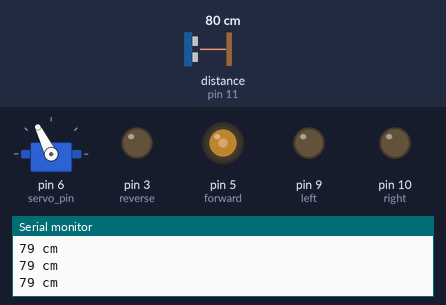
Bench run of a sketch on a simulated Arduino Uno, built with avr-gcc and run on an emulated ATmega328P. Parts: servo, output pins drawn as LEDs (lit = HIGH), the last lines printed to the serial monitor. Wiring (inferred from the names in the program): ultrasonic range finder: trigger pin 12; echo pin 11. The test bench sets the inputs (shaded band); at power-on: distance to the obstacle (sensor on pin 11) 80 cm. The echo pulse lasts 58.3 µs per cm; pins used as bus, display or sensor lines are not drawn.

Above: at 1.2 s.
1.3 s: distance to the obstacle (sensor on pin 11) set to 44 cm
4.3 s: distance to the obstacle (sensor on pin 11) set to 38 cm
At 5.3 s:
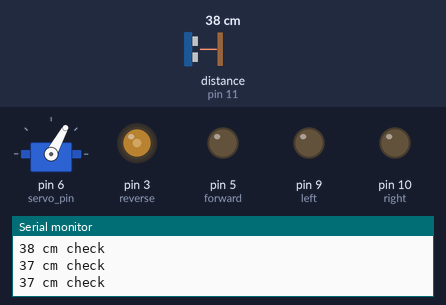
7.3 s: distance to the obstacle (sensor on pin 11) set to 120 cm
At 9.09 s:
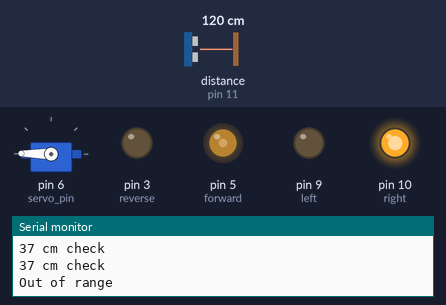
10.3 s: distance to the obstacle (sensor on pin 11) set to 4 cm
At 11.8 s:
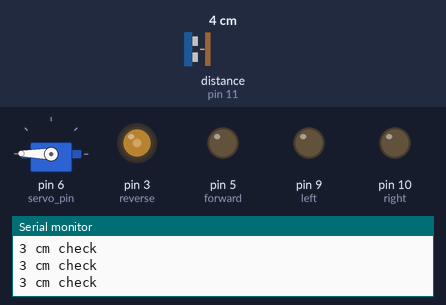
Timing chart, 0 to 14.3 s (numbered marks = the images above; inputs shaded):
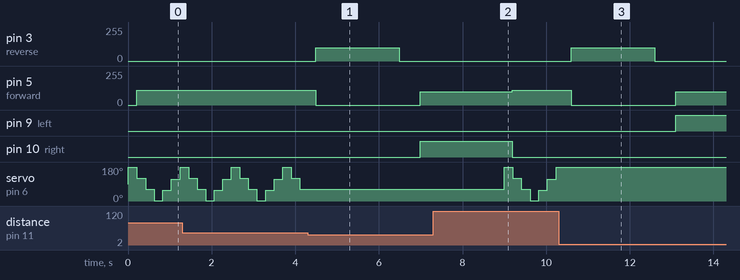

Measured:
- the behaviour switches between 41 and 40 cm on distance to the obstacle (sensor on pin 11) (found by bisection; images 0 and 1)
- after the input at 4.3 s, pin 3 (reverse): 0/255 → 100/255 after 0.19 s, → 0/255 2.0 s later; pin 5 (forward): 110/255 → 0/255 after 0.19 s, → 100/255 2.5 s later; pin 10 (right): LOW → HIGH after 2.7 s; servo on pin 6 (servo_pin): stops changing and stays 61°
- after the input at 7.3 s, pin 3 (reverse): stays 0/255 (without the input it goes to 100/255 after 1.9 s); pin 5 (forward): 100/255 → 110/255 after 1.9 s; servo on pin 6 (servo_pin): 61° → 179° after 1.7 s, → 120° 0.21 s later, → 61° 0.21 s later, → 2° 0.21 s later, … (7 changes in this stretch)
- after the input at 10.3 s, pin 3 (reverse): 0/255 → 100/255 after 0.30 s, → 0/255 2.0 s later; pin 5 (forward): 110/255 → 0/255 after 0.30 s, → 100/255 2.5 s later; pin 9 (left): LOW → HIGH after 2.8 s; servo on pin 6 (servo_pin): stops changing and stays 179°
- by itself, servo on pin 6 (servo_pin): repeats every 1.2 s: 61° 0.20 s, 2° 0.20 s, 57° 0.20 s, 116° 0.20 s, 179° 0.20 s, 120° 0.20 s

The sketch:

autopilot.ino
```cpp
// last modified 10/28/12
//

#include <Servo.h>
#define trigPin 12
#define echoPin 11
#define locations 3
#define forward 5
#define reverse 3
#define left 9
#define right 10
#define servo_pin 6

// globals
int j[10];
int Ave, val;
Servo myservo;  // create servo object to control a servo

void setup() {
  Serial.begin (9600);
  pinMode(trigPin, OUTPUT);
  pinMode(forward, OUTPUT);
  pinMode(reverse, OUTPUT);
  pinMode(left, OUTPUT);
  pinMode(right, OUTPUT);
  pinMode(echoPin, INPUT);
  myservo.attach(servo_pin);
  digitalWrite(trigPin, HIGH);
}

void loop() {
   cruise();
   // if (distance< 20){
   check();
   delay(100);
   if (Ave < 40 && Ave > 2){
     turn();
   }
}

int cruise() {
  int duration, distance;
  while(1){
    for(int x=0; x< locations*2; x++){
      digitalWrite(trigPin, HIGH);
      delayMicroseconds(1000);
      digitalWrite(trigPin, LOW);
      duration = pulseIn(echoPin, HIGH, 6000);
      distance = (duration/2) / 29.1;
      if (distance >= 100 || distance <= 0){
        Serial.println("Out of range");
        distance = 100;
      } else {
        Serial.print(distance);
        Serial.println(" cm");
      }
      if( distance < 40 && distance> 2){
         return (distance) ;
      }
      val =sqrt(sq(179-(x*((179*2)/(locations*2)))));
      myservo.write(val); // sets the servo position according to the scaled value
      delay(200);
      analogWrite(forward, 110);
      analogWrite(reverse, 0);
      digitalWrite(left, LOW);
      digitalWrite(right, LOW);
     } // end for
  } // end while
}

int check(){
  int dur, dis, tot;
  for(int i=0; i< 10 ; i++){
    digitalWrite(trigPin, HIGH);
    delayMicroseconds(1000);
    digitalWrite(trigPin, LOW);
    dur = pulseIn(echoPin, HIGH, 6000);
    dis = (dur/2) / 29.1;
    if (dis >= 100 || dis <= 0) {
      Serial.println("Out of range check");
      dis= 100;
    } else {
      Serial.print(dis);
      Serial.println(" cm check");
    }
    j[i]=dis;
  }
  tot = 0;
  for(int k = 0 ; k < 10; k++) {
    tot = tot + j[k];
  }
  Ave = tot/10;
  return (Ave);
}

void turn() {
  analogWrite(reverse, 100);
  analogWrite(forward, 0);
  digitalWrite(right, LOW);
  digitalWrite(left, LOW);
  delay(2000);
  analogWrite(reverse, 0);
  analogWrite(forward, 0);
  delay(500);
  if(val < 95){
    digitalWrite(right, HIGH);
    digitalWrite(left, LOW);
  }
  else{
    digitalWrite(left, HIGH);
    digitalWrite(right, LOW);
  }
  analogWrite(forward, 100);
  analogWrite(reverse, 0);
  delay(2000);
}
```
